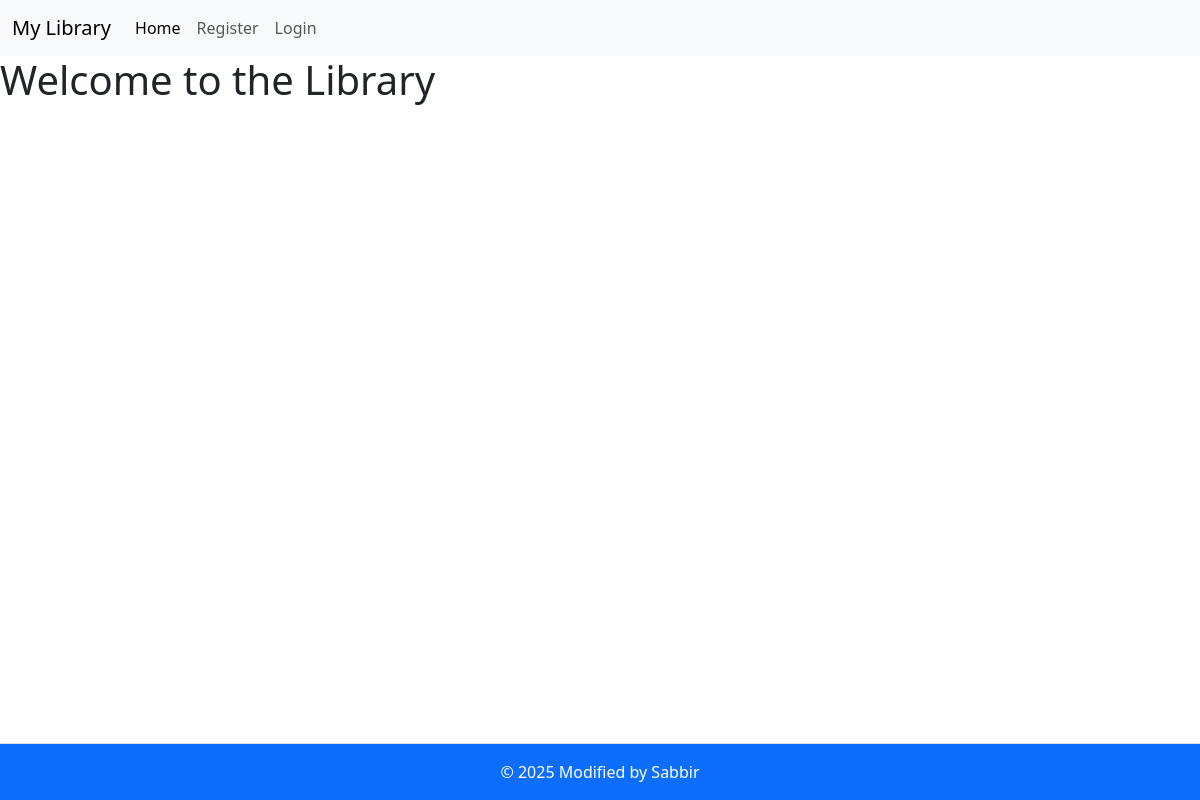
The app's page /, older data.
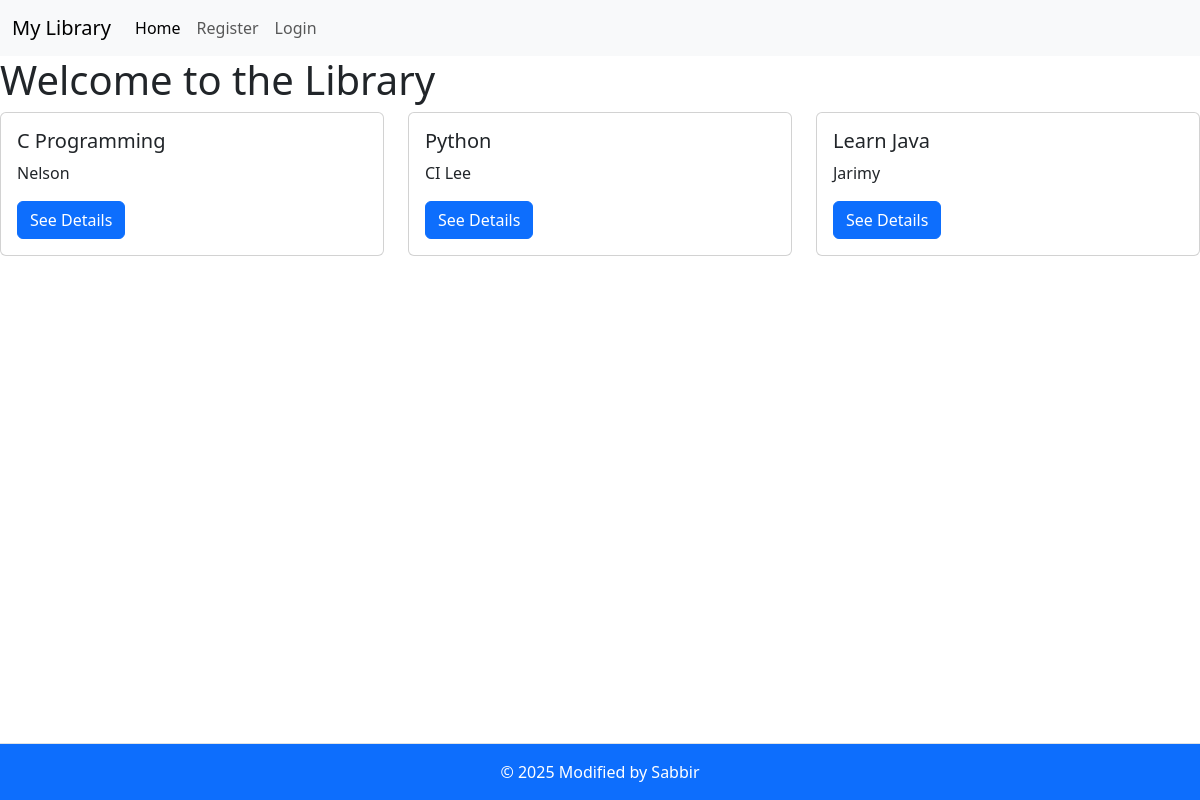
The same page, newer data.
### authentication/models.py (models this page shows, shortened)
class Book(models.Model):
    title = models.CharField(max_length=255)
    author = models.CharField(max_length=255)
    cost = models.DecimalField(max_digits=6, decimal_places=2)
    available = models.BooleanField(default=True)
    description = models.TextField(blank=True, null=True)

### core/views.py (the view)
# urls.py: path('', HomeView.as_view(), name='home'),
class HomeView(TemplateView):
    template_name = 'index.html'
    def get_context_data(self, **kwargs):
        context = super().get_context_data(**kwargs)
        context['books'] = Book.objects.all()
        return context

### core/templates/index.html
{% extends "base.html" %}
{% block content %}
<h1>Welcome to the Library</h1>
<div class="row row-cols-1 row-cols-md-3 g-4">
  {% for book in books %}
    <div class="col">
      <div class="card">
        <div class="card-body">
          <h5 class="card-title">{{ book.title }}</h5>
          <p class="card-text">{{ book.author }}</p>
          <a href="{% url 'book-detail' pk=book.pk %}" class="btn btn-primary">See Details</a>
        </div>
      </div>
    </div>
  {% endfor %}
</div>
{% endblock content %}

### core/templates/base.html (shortened to what this page needs)
<!DOCTYPE html>
<html lang="en">
<head>
    <link href="https://cdn.jsdelivr.net/npm/bootstrap@5.3.3/dist/css/bootstrap.min.css" rel="stylesheet">
</head>
<body>
    {% include "navbar.html" %}
      {% block content %}
      {% endblock content %}
    {% include "footer.html" %}
</body>
</html>

### core/templates/navbar.html (shortened to what this page needs)
<nav class="navbar navbar-expand-lg bg-body-tertiary">
    <div class="container-fluid">
      <a class="navbar-brand" href="#">My Library</a>
      <div class="collapse navbar-collapse" id="navbarSupportedContent">
        <ul class="navbar-nav me-auto mb-2 mb-lg-0">
          <li class="nav-item">
            <a class="nav-link active" aria-current="page" href="{% url "home" %}">Home</a>
          </li>
          {% if request.user.is_authenticated %}
          <li class="nav-item">
            <a class="nav-link" href="{% url 'deposit' %}">Deposit</a>
          </li>
          <li class="nav-item">
            <a class="nav-link" href="{% url "display-borrowed-books" %}">Borrowed Books</a>
          </li>
          <li class="nav-item">
            <a class="nav-link" href="{% url "report" %}">Profile</a>
          </li>
          <li class="nav-item">
            <a class="nav-link" href="{% url "logout" %}">Logout</a>
          </li>
          <li class="nav-item">
            <p>Welcome {{request.user.first_name}}, Balance: {{request.user.profile.balance}}</p>
          </li>
          {% else %}
          <li class="nav-item">
            <a class="nav-link" href={% url "register" %}>Register</a>
          </li>
          <li class="nav-item">
            <a class="nav-link" href={% url "login" %}>Login</a>
          </li>
          {% endif %}
        </ul>
      </div>
    </div>
  </nav>

### core/templates/footer.html
<footer class="footer bg-primary text-white mt-5 border-top py-3">
    <div class="container text-center">
        <p class="mb-0 font-weight-bold">
            © <script>document.write(new Date().getFullYear());</script> Modified by Sabbir
        </p>
    </div>
</footer>

### core/templates/base.html (style rules this page uses)
footer { position: fixed !important; bottom: 0 !important; width: 100%; }

Row changes from the older to the newer data that the page shows:
added Book: title "C Programming", author "Nelson"
added Book: title "Python", author "CI Lee"
added Book: title "Learn Java", author "Jarimy"
